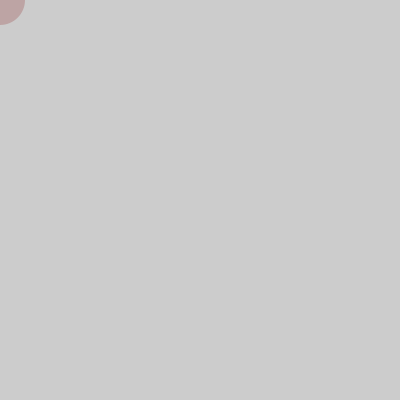
Frame 1 (no input)
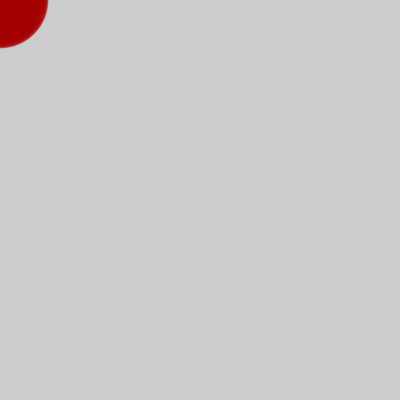
Frame 60 (the mouse pressed at the canvas centre just before this capture)
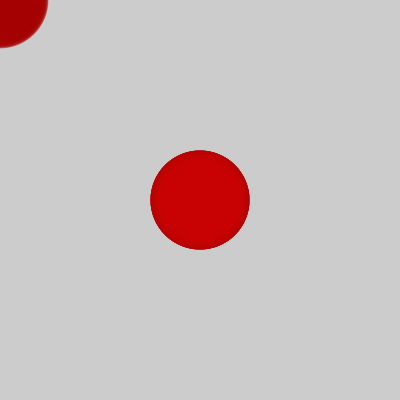
Frame 120 (the mouse held since frame 60 and released just before this capture)

The Processing sketch that drew these frames (run headless with seeded random() and noise(); from frame 60 on, the mouse is pressed at the canvas centre):

// Processing sketch: Red_Snake_Step_06
// ── Red_Snake_Step_06.pde
/*
 * Red Snake 
 *
 * Program to create a red snake moving through the screen
 * 
 * Step 6:
 *  - change the circle size with the time
 *  - just like before, you will need a variable to store the size
 *  - you can use the same function as for the color, but changing the frequency
 *  - for a better visual effect, add transparency to the color
 *
 * (c) 2013 D. Cuartielles, Arduino Verkstad, Sweden 
 */
 
int red = 255;
int time = 0;
int diameter = 50;
 
void setup() {
  size(400, 400);
}

void draw() {
  time = time + 1;     
  red = int(128 * (1 + sin(time * 2 * PI / frameRate / 20))); 
  diameter = int(50 * (1 + sin( time * 2 * PI / frameRate / 5))); // Change the circle's diameter with the time
  
  noStroke();             
  fill(red, 0, 0, 50);  // Add a 50% transparency to the color
  ellipse(mouseX, mouseY, diameter, diameter); 
}
